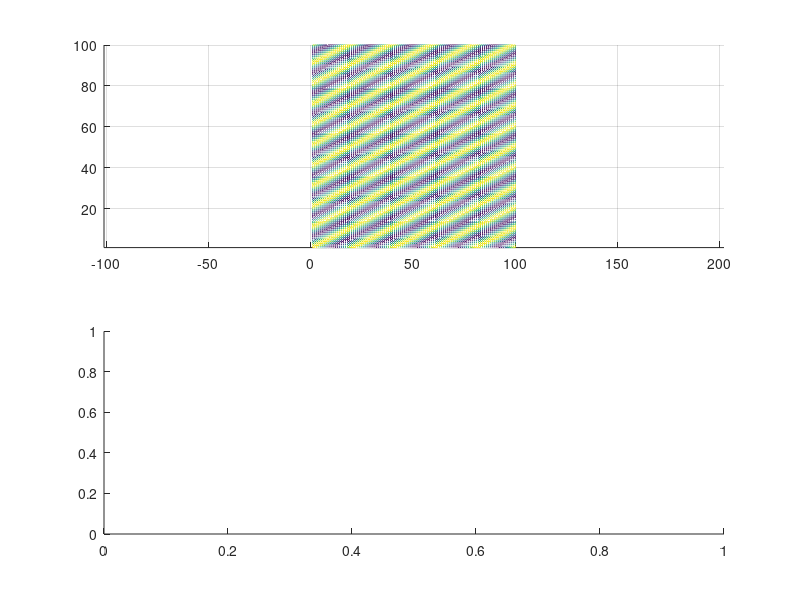

MATLAB code for this plot: (Note: this script raises an error after producing the figure.)
%Ex 1 Parte 2

%% a)
Ta = 0.05;
x1 = [0:Ta:5-Ta];
x2 = [0:Ta:5-Ta];
y = zeros(length(x2),length(x1));

for n=1 : length(x1)
  y(:,n) = cos(2*pi*(x1(n)-2*x2))';
endfor

figure(1);

subplot(2,2,[1,2]);
mesh(y);
view(2);
axis equal;

subplot(2,2,[3,4]);
SpectrumSM2Remade(y,Ta);
view(2)

%% b)

Ta = 0.05;
x1 = [-5:Ta:5-Ta];
x2 = [-5:Ta:5-Ta];
z = zeros(length(x2),length(x1));

for n=1 : length(x1)
  z(:,n) = cos(2*pi*sqrt(x1(n)^2+x2.^2))';
endfor

figure(2);

subplot(2,2,[1,2]);
mesh(z);
view(2);
axis equal;

subplot(2,2,[3,4]);
SpectrumSM2Remade(z,Ta);